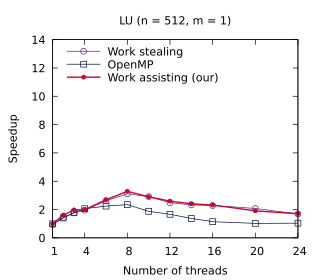

This chart was generated by the following gnuplot code:
set title "LU (n = 512, m = 1)"
set terminal pdf size 3.2,2.8
set output "./results/LU_n___512,_m___1.pdf"
set key on
set key top left Left reverse
set xrange [1:24]
set xtics (1, 4, 8, 12, 16, 20, 24)
set xlabel "Number of threads"
set yrange [0:14]
set ylabel "Speedup"
plot './results/LU_n___512,_m___1.dat' using 1:2 title "Work stealing" pointsize 0.7 lw 1 pt 6 linecolor rgb "#5B2182" with linespoints, \
  './results/LU_n___512,_m___1.dat' using 1:3 title "OpenMP" pointsize 0.7 lw 1 pt 4 linecolor rgb "#001240" with linespoints, \
  './results/LU_n___512,_m___1.dat' using 1:4 title "Work assisting (our)" pointsize 0.4 lw 2 pt 7 linecolor rgb "#C00A35" with linespoints
